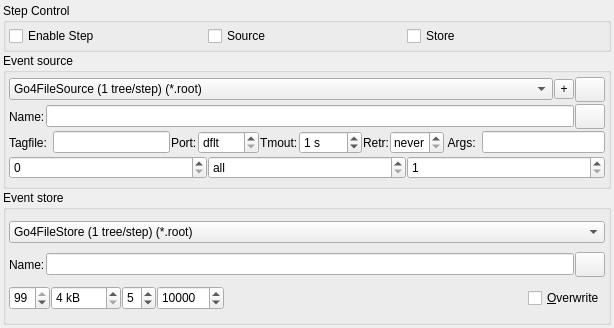
<?xml version="1.0" encoding="UTF-8"?>
<ui version="4.0">
 <author>Mohammad Al-Turany/Sergey Linev</author>
 <class>TGo4ConfigStep</class>
 <widget class="QWidget" name="TGo4ConfigStep">
  <property name="geometry">
   <rect>
    <x>0</x>
    <y>0</y>
    <width>614</width>
    <height>328</height>
   </rect>
  </property>
  <property name="sizePolicy">
   <sizepolicy hsizetype="MinimumExpanding" vsizetype="MinimumExpanding">
    <horstretch>0</horstretch>
    <verstretch>0</verstretch>
   </sizepolicy>
  </property>
  <property name="windowTitle">
   <string>Configuration </string>
  </property>
  <layout class="QGridLayout" name="gridLayout_3">
   <item row="0" column="0">
    <widget class="QGroupBox" name="ControlGroup_2">
     <property name="sizePolicy">
      <sizepolicy hsizetype="MinimumExpanding" vsizetype="Fixed">
       <horstretch>0</horstretch>
       <verstretch>0</verstretch>
      </sizepolicy>
     </property>
     <property name="title">
      <string>Step Control</string>
     </property>
     <layout class="QGridLayout" name="gridLayout_2">
      <item row="0" column="0">
       <widget class="QCheckBox" name="EnableStepBox">
        <property name="toolTip">
         <string>Enable processing of this step.</string>
        </property>
        <property name="text">
         <string>Enable Step</string>
        </property>
       </widget>
      </item>
      <item row="0" column="1">
       <widget class="QCheckBox" name="EnableSourceBox">
        <property name="toolTip">
         <string>Enable event source. If disabled, step will then process output events of previous steps.</string>
        </property>
        <property name="text">
         <string>Source</string>
        </property>
       </widget>
      </item>
      <item row="0" column="2">
       <widget class="QCheckBox" name="EnableStoreBox">
        <property name="toolTip">
         <string>Enable storing output events of this step.</string>
        </property>
        <property name="text">
         <string>Store</string>
        </property>
       </widget>
      </item>
     </layout>
    </widget>
   </item>
   <item row="1" column="0">
    <widget class="QGroupBox" name="SourceBox">
     <property name="sizePolicy">
      <sizepolicy hsizetype="MinimumExpanding" vsizetype="Preferred">
       <horstretch>0</horstretch>
       <verstretch>0</verstretch>
      </sizepolicy>
     </property>
     <property name="font">
      <font/>
     </property>
     <property name="title">
      <string>Event source</string>
     </property>
     <layout class="QVBoxLayout" name="verticalLayout">
      <property name="spacing">
       <number>1</number>
      </property>
      <property name="margin">
       <number>3</number>
      </property>
      <item>
       <layout class="QHBoxLayout" name="horizontalLayout_3">
        <item>
         <widget class="QComboBox" name="EventSourceCombo">
          <property name="toolTip">
           <string>Type of event source.</string>
          </property>
          <item>
           <property name="text">
            <string>Go4FileSource (1 tree/step) (*.root)</string>
           </property>
          </item>
          <item>
           <property name="text">
            <string>MBS File (*.lmd *.LMD *.lml)</string>
           </property>
          </item>
          <item>
           <property name="text">
            <string>MBS Stream Server</string>
           </property>
          </item>
          <item>
           <property name="text">
            <string>MBS Transport Server</string>
           </property>
          </item>
          <item>
           <property name="text">
            <string>MBS Event Server</string>
           </property>
          </item>
          <item>
           <property name="text">
            <string>Remote Event Server</string>
           </property>
          </item>
          <item>
           <property name="text">
            <string>MBS Random</string>
           </property>
          </item>
          <item>
           <property name="text">
            <string>User Source</string>
           </property>
          </item>
          <item>
           <property name="text">
            <string>Go4HDF5 (*.h5)</string>
           </property>
          </item>
         </widget>
        </item>
        <item>
         <widget class="QToolButton" name="ExtraBtn">
          <property name="sizePolicy">
           <sizepolicy hsizetype="Fixed" vsizetype="Fixed">
            <horstretch>0</horstretch>
            <verstretch>0</verstretch>
           </sizepolicy>
          </property>
          <property name="minimumSize">
           <size>
            <width>20</width>
            <height>20</height>
           </size>
          </property>
          <property name="maximumSize">
           <size>
            <width>20</width>
            <height>20</height>
           </size>
          </property>
          <property name="toolTip">
           <string>Show/hide extra options for event source</string>
          </property>
          <property name="text">
           <string>+</string>
          </property>
         </widget>
        </item>
        <item>
         <widget class="QToolButton" name="MbsMonitorBtn">
          <property name="sizePolicy">
           <sizepolicy hsizetype="Fixed" vsizetype="Fixed">
            <horstretch>0</horstretch>
            <verstretch>0</verstretch>
           </sizepolicy>
          </property>
          <property name="minimumSize">
           <size>
            <width>30</width>
            <height>25</height>
           </size>
          </property>
          <property name="maximumSize">
           <size>
            <width>30</width>
            <height>25</height>
           </size>
          </property>
          <property name="toolTip">
           <string>Open MBS monitor.</string>
          </property>
          <property name="text">
           <string/>
          </property>
          <property name="icon">
           <iconset>
            <normaloff>:/icons/mbslogo.png</normaloff>:/icons/mbslogo.png</iconset>
          </property>
         </widget>
        </item>
       </layout>
      </item>
      <item>
       <layout class="QHBoxLayout">
        <item>
         <widget class="QLabel" name="InputSource_1_3">
          <property name="sizePolicy">
           <sizepolicy hsizetype="Minimum" vsizetype="Preferred">
            <horstretch>0</horstretch>
            <verstretch>0</verstretch>
           </sizepolicy>
          </property>
          <property name="text">
           <string>Name:</string>
          </property>
          <property name="wordWrap">
           <bool>false</bool>
          </property>
         </widget>
        </item>
        <item>
         <widget class="QLineEdit" name="SourceNameEdit">
          <property name="sizePolicy">
           <sizepolicy hsizetype="MinimumExpanding" vsizetype="Fixed">
            <horstretch>0</horstretch>
            <verstretch>0</verstretch>
           </sizepolicy>
          </property>
          <property name="toolTip">
           <string>File name or node name.</string>
          </property>
         </widget>
        </item>
        <item>
         <widget class="QToolButton" name="FileNameBtn">
          <property name="sizePolicy">
           <sizepolicy hsizetype="Fixed" vsizetype="Fixed">
            <horstretch>0</horstretch>
            <verstretch>0</verstretch>
           </sizepolicy>
          </property>
          <property name="minimumSize">
           <size>
            <width>30</width>
            <height>25</height>
           </size>
          </property>
          <property name="maximumSize">
           <size>
            <width>30</width>
            <height>25</height>
           </size>
          </property>
          <property name="toolTip">
           <string>Browse for input file.</string>
          </property>
          <property name="text">
           <string/>
          </property>
          <property name="icon">
           <iconset>
            <normaloff>:/icons/findfile.png</normaloff>:/icons/findfile.png</iconset>
          </property>
         </widget>
        </item>
       </layout>
      </item>
      <item>
       <layout class="QHBoxLayout" name="horizontalLayout_2">
        <item>
         <layout class="QHBoxLayout">
          <property name="spacing">
           <number>6</number>
          </property>
          <property name="margin">
           <number>0</number>
          </property>
          <item>
           <widget class="QLabel" name="TextLabelTagfile">
            <property name="sizePolicy">
             <sizepolicy hsizetype="Minimum" vsizetype="Preferred">
              <horstretch>0</horstretch>
              <verstretch>0</verstretch>
             </sizepolicy>
            </property>
            <property name="text">
             <string>Tagfile:</string>
            </property>
            <property name="wordWrap">
             <bool>false</bool>
            </property>
           </widget>
          </item>
          <item>
           <widget class="QLineEdit" name="LineEditTagfile">
            <property name="sizePolicy">
             <sizepolicy hsizetype="MinimumExpanding" vsizetype="Fixed">
              <horstretch>1</horstretch>
              <verstretch>0</verstretch>
             </sizepolicy>
            </property>
            <property name="toolTip">
             <string>Optional MBS tag file name.</string>
            </property>
           </widget>
          </item>
         </layout>
        </item>
        <item>
         <layout class="QHBoxLayout" name="horizontalLayout">
          <item>
           <widget class="QLabel" name="TextLabelPortNumber">
            <property name="sizePolicy">
             <sizepolicy hsizetype="Minimum" vsizetype="Preferred">
              <horstretch>0</horstretch>
              <verstretch>0</verstretch>
             </sizepolicy>
            </property>
            <property name="maximumSize">
             <size>
              <width>100</width>
              <height>16777215</height>
             </size>
            </property>
            <property name="text">
             <string>Port:</string>
            </property>
            <property name="wordWrap">
             <bool>false</bool>
            </property>
           </widget>
          </item>
          <item>
           <widget class="QSpinBox" name="SpinBoxPortNumber">
            <property name="sizePolicy">
             <sizepolicy hsizetype="Minimum" vsizetype="Fixed">
              <horstretch>1</horstretch>
              <verstretch>0</verstretch>
             </sizepolicy>
            </property>
            <property name="maximumSize">
             <size>
              <width>16777215</width>
              <height>16777215</height>
             </size>
            </property>
            <property name="toolTip">
             <string>Port number, 0 - default, actual default value depends from the source kind</string>
            </property>
            <property name="specialValueText">
             <string>dflt</string>
            </property>
            <property name="minimum">
             <number>0</number>
            </property>
            <property name="maximum">
             <number>99999</number>
            </property>
           </widget>
          </item>
         </layout>
        </item>
        <item>
         <layout class="QHBoxLayout" name="horizontalLayout317">
          <item>
           <widget class="QLabel" name="TextLabelTimeout">
            <property name="sizePolicy">
             <sizepolicy hsizetype="Minimum" vsizetype="Preferred">
              <horstretch>0</horstretch>
              <verstretch>0</verstretch>
             </sizepolicy>
            </property>
            <property name="maximumSize">
             <size>
              <width>100</width>
              <height>50</height>
             </size>
            </property>
            <property name="text">
             <string>Tmout:</string>
            </property>
            <property name="wordWrap">
             <bool>false</bool>
            </property>
           </widget>
          </item>
          <item>
           <widget class="QSpinBox" name="SpinBoxTimeout">
            <property name="sizePolicy">
             <sizepolicy hsizetype="Minimum" vsizetype="Fixed">
              <horstretch>1</horstretch>
              <verstretch>0</verstretch>
             </sizepolicy>
            </property>
            <property name="maximumSize">
             <size>
              <width>16777215</width>
              <height>16777215</height>
             </size>
            </property>
            <property name="toolTip">
             <string>Socket timeout for MBS sources.</string>
            </property>
            <property name="specialValueText">
             <string>none</string>
            </property>
            <property name="suffix">
             <string> s</string>
            </property>
            <property name="maximum">
             <number>9999</number>
            </property>
            <property name="value">
             <number>1</number>
            </property>
           </widget>
          </item>
         </layout>
        </item>
        <item>
         <layout class="QHBoxLayout" name="horizontalLayout17">
          <item>
           <widget class="QLabel" name="TextLabelRetryNumber">
            <property name="sizePolicy">
             <sizepolicy hsizetype="Minimum" vsizetype="Preferred">
              <horstretch>0</horstretch>
              <verstretch>0</verstretch>
             </sizepolicy>
            </property>
            <property name="maximumSize">
             <size>
              <width>100</width>
              <height>16777215</height>
             </size>
            </property>
            <property name="text">
             <string>Retr:</string>
            </property>
            <property name="wordWrap">
             <bool>false</bool>
            </property>
           </widget>
          </item>
          <item>
           <widget class="QSpinBox" name="SpinBoxRetryNumber">
            <property name="sizePolicy">
             <sizepolicy hsizetype="Minimum" vsizetype="Fixed">
              <horstretch>1</horstretch>
              <verstretch>0</verstretch>
             </sizepolicy>
            </property>
            <property name="maximumSize">
             <size>
              <width>16777215</width>
              <height>16777215</height>
             </size>
            </property>
            <property name="toolTip">
             <string>How many times source will rerty to connect with server, 0 - never</string>
            </property>
            <property name="specialValueText">
             <string>never</string>
            </property>
            <property name="minimum">
             <number>0</number>
            </property>
            <property name="maximum">
             <number>9999</number>
            </property>
           </widget>
          </item>
         </layout>
        </item>
        <item>
         <layout class="QHBoxLayout">
          <property name="spacing">
           <number>6</number>
          </property>
          <property name="margin">
           <number>0</number>
          </property>
          <item>
           <widget class="QLabel" name="TextLabelArgs">
            <property name="sizePolicy">
             <sizepolicy hsizetype="Minimum" vsizetype="Preferred">
              <horstretch>0</horstretch>
              <verstretch>0</verstretch>
             </sizepolicy>
            </property>
            <property name="text">
             <string> Args:</string>
            </property>
            <property name="wordWrap">
             <bool>false</bool>
            </property>
           </widget>
          </item>
          <item>
           <widget class="QLineEdit" name="LineEditArgs">
            <property name="sizePolicy">
             <sizepolicy hsizetype="MinimumExpanding" vsizetype="Fixed">
              <horstretch>1</horstretch>
              <verstretch>0</verstretch>
             </sizepolicy>
            </property>
            <property name="toolTip">
             <string>Optional user arguments.</string>
            </property>
           </widget>
          </item>
         </layout>
        </item>
       </layout>
      </item>
      <item>
       <layout class="QHBoxLayout">
        <item>
         <widget class="QSpinBox" name="SpinBoxStartEvent">
          <property name="toolTip">
           <string>Sequence number of first event for processing</string>
          </property>
          <property name="maximum">
           <number>2000000000</number>
          </property>
          <property name="singleStep">
           <number>1000</number>
          </property>
         </widget>
        </item>
        <item>
         <widget class="QSpinBox" name="SpinBoxStopEvent">
          <property name="toolTip">
           <string>Last event to process (default - all events are processed)</string>
          </property>
          <property name="specialValueText">
           <string>all</string>
          </property>
          <property name="maximum">
           <number>2000000000</number>
          </property>
          <property name="singleStep">
           <number>1000</number>
          </property>
         </widget>
        </item>
        <item>
         <widget class="QSpinBox" name="SpinBoxInterEvent">
          <property name="toolTip">
           <string>Skipping interval between two events to be processed (1 is every event analyzed)</string>
          </property>
          <property name="minimum">
           <number>1</number>
          </property>
          <property name="maximum">
           <number>999999999</number>
          </property>
          <property name="singleStep">
           <number>1</number>
          </property>
         </widget>
        </item>
       </layout>
      </item>
     </layout>
    </widget>
   </item>
   <item row="2" column="0">
    <widget class="QGroupBox" name="StoreBox">
     <property name="sizePolicy">
      <sizepolicy hsizetype="MinimumExpanding" vsizetype="Preferred">
       <horstretch>0</horstretch>
       <verstretch>0</verstretch>
      </sizepolicy>
     </property>
     <property name="title">
      <string>Event store</string>
     </property>
     <layout class="QGridLayout" name="gridLayout">
      <item row="0" column="0">
       <widget class="QComboBox" name="OutputCombo">
        <property name="sizePolicy">
         <sizepolicy hsizetype="Minimum" vsizetype="Fixed">
          <horstretch>0</horstretch>
          <verstretch>0</verstretch>
         </sizepolicy>
        </property>
        <property name="toolTip">
         <string>Type of event store.</string>
        </property>
        <property name="currentIndex">
         <number>0</number>
        </property>
        <item>
         <property name="text">
          <string>Go4FileStore (1 tree/step) (*.root)</string>
         </property>
        </item>
        <item>
         <property name="text">
          <string>Go4BackStore</string>
         </property>
        </item>
        <item>
         <property name="text">
          <string>Go4HDF5</string>
         </property>
        </item>
       </widget>
      </item>
      <item row="1" column="0">
       <layout class="QHBoxLayout">
        <item>
         <widget class="QLabel" name="InputSource_1_2_2">
          <property name="text">
           <string>Name:</string>
          </property>
          <property name="wordWrap">
           <bool>false</bool>
          </property>
         </widget>
        </item>
        <item>
         <widget class="QLineEdit" name="StoreNameEdit">
          <property name="sizePolicy">
           <sizepolicy hsizetype="MinimumExpanding" vsizetype="Fixed">
            <horstretch>0</horstretch>
            <verstretch>0</verstretch>
           </sizepolicy>
          </property>
          <property name="toolTip">
           <string>Event store name.</string>
          </property>
         </widget>
        </item>
        <item>
         <widget class="QToolButton" name="FileNameOutput">
          <property name="sizePolicy">
           <sizepolicy hsizetype="Fixed" vsizetype="Fixed">
            <horstretch>0</horstretch>
            <verstretch>0</verstretch>
           </sizepolicy>
          </property>
          <property name="minimumSize">
           <size>
            <width>30</width>
            <height>25</height>
           </size>
          </property>
          <property name="maximumSize">
           <size>
            <width>30</width>
            <height>25</height>
           </size>
          </property>
          <property name="toolTip">
           <string>Browse for output file.</string>
          </property>
          <property name="text">
           <string/>
          </property>
          <property name="icon">
           <iconset>
            <normaloff>:/icons/findfile.png</normaloff>:/icons/findfile.png</iconset>
          </property>
         </widget>
        </item>
       </layout>
      </item>
      <item row="2" column="0">
       <layout class="QHBoxLayout" name="horizontalLayout_4">
        <item>
         <widget class="QSpinBox" name="SplitLevel">
          <property name="sizePolicy">
           <sizepolicy hsizetype="Preferred" vsizetype="Fixed">
            <horstretch>0</horstretch>
            <verstretch>0</verstretch>
           </sizepolicy>
          </property>
          <property name="maximumSize">
           <size>
            <width>100</width>
            <height>32767</height>
           </size>
          </property>
          <property name="toolTip">
           <string>Root TTree split level.</string>
          </property>
          <property name="maximum">
           <number>99</number>
          </property>
          <property name="value">
           <number>99</number>
          </property>
         </widget>
        </item>
        <item>
         <widget class="QSpinBox" name="BufferSize">
          <property name="sizePolicy">
           <sizepolicy hsizetype="Preferred" vsizetype="Preferred">
            <horstretch>0</horstretch>
            <verstretch>0</verstretch>
           </sizepolicy>
          </property>
          <property name="minimumSize">
           <size>
            <width>70</width>
            <height>0</height>
           </size>
          </property>
          <property name="maximumSize">
           <size>
            <width>50</width>
            <height>32767</height>
           </size>
          </property>
          <property name="toolTip">
           <string>Root branch buffer size.</string>
          </property>
          <property name="suffix">
           <string> kB  </string>
          </property>
          <property name="minimum">
           <number>4</number>
          </property>
          <property name="maximum">
           <number>128</number>
          </property>
          <property name="value">
           <number>4</number>
          </property>
         </widget>
        </item>
        <item>
         <widget class="QSpinBox" name="CompLevel">
          <property name="sizePolicy">
           <sizepolicy hsizetype="Preferred" vsizetype="Preferred">
            <horstretch>0</horstretch>
            <verstretch>0</verstretch>
           </sizepolicy>
          </property>
          <property name="maximumSize">
           <size>
            <width>50</width>
            <height>32767</height>
           </size>
          </property>
          <property name="toolTip">
           <string>Root TFile compression level.</string>
          </property>
          <property name="maximum">
           <number>9</number>
          </property>
          <property name="value">
           <number>5</number>
          </property>
         </widget>
        </item>
        <item>
         <widget class="QSpinBox" name="TreeAutosave">
          <property name="sizePolicy">
           <sizepolicy hsizetype="Preferred" vsizetype="Preferred">
            <horstretch>0</horstretch>
            <verstretch>0</verstretch>
           </sizepolicy>
          </property>
          <property name="maximumSize">
           <size>
            <width>100</width>
            <height>32767</height>
           </size>
          </property>
          <property name="toolTip">
           <string>Root TTree autosave threshold. Tree is flushed to file when number of entries exceeds this period.</string>
          </property>
          <property name="maximum">
           <number>9999999</number>
          </property>
          <property name="singleStep">
           <number>100</number>
          </property>
          <property name="value">
           <number>10000</number>
          </property>
         </widget>
        </item>
        <item>
         <spacer name="spacer5">
          <property name="orientation">
           <enum>Qt::Horizontal</enum>
          </property>
          <property name="sizeType">
           <enum>QSizePolicy::Expanding</enum>
          </property>
          <property name="sizeHint" stdset="0">
           <size>
            <width>99</width>
            <height>20</height>
           </size>
          </property>
         </spacer>
        </item>
        <item>
         <widget class="QCheckBox" name="StoreOverwriteMode">
          <property name="maximumSize">
           <size>
            <width>32767</width>
            <height>24</height>
           </size>
          </property>
          <property name="toolTip">
           <string>Overwrite old file, or append.</string>
          </property>
          <property name="text">
           <string>&amp;Overwrite</string>
          </property>
          <property name="shortcut">
           <string>Alt+O</string>
          </property>
         </widget>
        </item>
       </layout>
      </item>
     </layout>
    </widget>
   </item>
  </layout>
 </widget>
 <layoutdefault spacing="1" margin="3"/>
 <resources/>
 <connections>
  <connection>
   <sender>EnableStepBox</sender>
   <signal>stateChanged(int)</signal>
   <receiver>TGo4ConfigStep</receiver>
   <slot>StepStateChanged(int)</slot>
   <hints>
    <hint type="sourcelabel">
     <x>40</x>
     <y>52</y>
    </hint>
    <hint type="destinationlabel">
     <x>20</x>
     <y>20</y>
    </hint>
   </hints>
  </connection>
  <connection>
   <sender>EnableSourceBox</sender>
   <signal>stateChanged(int)</signal>
   <receiver>TGo4ConfigStep</receiver>
   <slot>InputStateChanged(int)</slot>
   <hints>
    <hint type="sourcelabel">
     <x>234</x>
     <y>52</y>
    </hint>
    <hint type="destinationlabel">
     <x>20</x>
     <y>20</y>
    </hint>
   </hints>
  </connection>
  <connection>
   <sender>EnableStoreBox</sender>
   <signal>stateChanged(int)</signal>
   <receiver>TGo4ConfigStep</receiver>
   <slot>OutputStateChanged(int)</slot>
   <hints>
    <hint type="sourcelabel">
     <x>428</x>
     <y>52</y>
    </hint>
    <hint type="destinationlabel">
     <x>20</x>
     <y>20</y>
    </hint>
   </hints>
  </connection>
  <connection>
   <sender>SourceNameEdit</sender>
   <signal>textChanged(QString)</signal>
   <receiver>TGo4ConfigStep</receiver>
   <slot>InputSourceText(QString)</slot>
   <hints>
    <hint type="sourcelabel">
     <x>78</x>
     <y>139</y>
    </hint>
    <hint type="destinationlabel">
     <x>20</x>
     <y>20</y>
    </hint>
   </hints>
  </connection>
  <connection>
   <sender>EventSourceCombo</sender>
   <signal>currentIndexChanged(int)</signal>
   <receiver>TGo4ConfigStep</receiver>
   <slot>SourceComboHighlighted(int)</slot>
   <hints>
    <hint type="sourcelabel">
     <x>35</x>
     <y>111</y>
    </hint>
    <hint type="destinationlabel">
     <x>20</x>
     <y>20</y>
    </hint>
   </hints>
  </connection>
  <connection>
   <sender>OutputCombo</sender>
   <signal>activated(int)</signal>
   <receiver>TGo4ConfigStep</receiver>
   <slot>StoreComboHighlighted(int)</slot>
   <hints>
    <hint type="sourcelabel">
     <x>40</x>
     <y>246</y>
    </hint>
    <hint type="destinationlabel">
     <x>20</x>
     <y>20</y>
    </hint>
   </hints>
  </connection>
  <connection>
   <sender>StoreNameEdit</sender>
   <signal>textChanged(QString)</signal>
   <receiver>TGo4ConfigStep</receiver>
   <slot>OutputNameText(QString)</slot>
   <hints>
    <hint type="sourcelabel">
     <x>83</x>
     <y>275</y>
    </hint>
    <hint type="destinationlabel">
     <x>20</x>
     <y>20</y>
    </hint>
   </hints>
  </connection>
  <connection>
   <sender>FileNameOutput</sender>
   <signal>clicked()</signal>
   <receiver>TGo4ConfigStep</receiver>
   <slot>OutputFileDialog()</slot>
   <hints>
    <hint type="sourcelabel">
     <x>583</x>
     <y>274</y>
    </hint>
    <hint type="destinationlabel">
     <x>20</x>
     <y>20</y>
    </hint>
   </hints>
  </connection>
  <connection>
   <sender>CompLevel</sender>
   <signal>valueChanged(int)</signal>
   <receiver>TGo4ConfigStep</receiver>
   <slot>StoreCompLevel(int)</slot>
   <hints>
    <hint type="sourcelabel">
     <x>173</x>
     <y>306</y>
    </hint>
    <hint type="destinationlabel">
     <x>20</x>
     <y>20</y>
    </hint>
   </hints>
  </connection>
  <connection>
   <sender>BufferSize</sender>
   <signal>valueChanged(int)</signal>
   <receiver>TGo4ConfigStep</receiver>
   <slot>StoreBufferSize(int)</slot>
   <hints>
    <hint type="sourcelabel">
     <x>97</x>
     <y>306</y>
    </hint>
    <hint type="destinationlabel">
     <x>20</x>
     <y>20</y>
    </hint>
   </hints>
  </connection>
  <connection>
   <sender>SplitLevel</sender>
   <signal>valueChanged(int)</signal>
   <receiver>TGo4ConfigStep</receiver>
   <slot>StoreSplitLevel(int)</slot>
   <hints>
    <hint type="sourcelabel">
     <x>41</x>
     <y>306</y>
    </hint>
    <hint type="destinationlabel">
     <x>20</x>
     <y>20</y>
    </hint>
   </hints>
  </connection>
  <connection>
   <sender>StoreOverwriteMode</sender>
   <signal>toggled(bool)</signal>
   <receiver>TGo4ConfigStep</receiver>
   <slot>StoreOverWrite(bool)</slot>
   <hints>
    <hint type="sourcelabel">
     <x>538</x>
     <y>306</y>
    </hint>
    <hint type="destinationlabel">
     <x>20</x>
     <y>20</y>
    </hint>
   </hints>
  </connection>
  <connection>
   <sender>LineEditArgs</sender>
   <signal>textChanged(QString)</signal>
   <receiver>TGo4ConfigStep</receiver>
   <slot>InputArguments(QString)</slot>
   <hints>
    <hint type="sourcelabel">
     <x>525</x>
     <y>166</y>
    </hint>
    <hint type="destinationlabel">
     <x>20</x>
     <y>20</y>
    </hint>
   </hints>
  </connection>
  <connection>
   <sender>LineEditTagfile</sender>
   <signal>textChanged(QString)</signal>
   <receiver>TGo4ConfigStep</receiver>
   <slot>InputTagfile(QString)</slot>
   <hints>
    <hint type="sourcelabel">
     <x>81</x>
     <y>166</y>
    </hint>
    <hint type="destinationlabel">
     <x>20</x>
     <y>20</y>
    </hint>
   </hints>
  </connection>
  <connection>
   <sender>SpinBoxStartEvent</sender>
   <signal>valueChanged(int)</signal>
   <receiver>TGo4ConfigStep</receiver>
   <slot>ChangeStartEvent(int)</slot>
   <hints>
    <hint type="sourcelabel">
     <x>35</x>
     <y>189</y>
    </hint>
    <hint type="destinationlabel">
     <x>20</x>
     <y>20</y>
    </hint>
   </hints>
  </connection>
  <connection>
   <sender>SpinBoxStopEvent</sender>
   <signal>valueChanged(int)</signal>
   <receiver>TGo4ConfigStep</receiver>
   <slot>ChangeStopEvent(int)</slot>
   <hints>
    <hint type="sourcelabel">
     <x>232</x>
     <y>189</y>
    </hint>
    <hint type="destinationlabel">
     <x>20</x>
     <y>20</y>
    </hint>
   </hints>
  </connection>
  <connection>
   <sender>FileNameBtn</sender>
   <signal>clicked()</signal>
   <receiver>TGo4ConfigStep</receiver>
   <slot>InputFileDialog()</slot>
   <hints>
    <hint type="sourcelabel">
     <x>589</x>
     <y>138</y>
    </hint>
    <hint type="destinationlabel">
     <x>20</x>
     <y>20</y>
    </hint>
   </hints>
  </connection>
  <connection>
   <sender>SpinBoxInterEvent</sender>
   <signal>valueChanged(int)</signal>
   <receiver>TGo4ConfigStep</receiver>
   <slot>ChangeEventInterval(int)</slot>
   <hints>
    <hint type="sourcelabel">
     <x>429</x>
     <y>189</y>
    </hint>
    <hint type="destinationlabel">
     <x>20</x>
     <y>20</y>
    </hint>
   </hints>
  </connection>
  <connection>
   <sender>SpinBoxTimeout</sender>
   <signal>valueChanged(int)</signal>
   <receiver>TGo4ConfigStep</receiver>
   <slot>ChangeSourceTimeout(int)</slot>
   <hints>
    <hint type="sourcelabel">
     <x>325</x>
     <y>165</y>
    </hint>
    <hint type="destinationlabel">
     <x>20</x>
     <y>20</y>
    </hint>
   </hints>
  </connection>
  <connection>
   <sender>ExtraBtn</sender>
   <signal>clicked()</signal>
   <receiver>TGo4ConfigStep</receiver>
   <slot>ExtraBtn_clicked()</slot>
   <hints>
    <hint type="sourcelabel">
     <x>562</x>
     <y>111</y>
    </hint>
    <hint type="destinationlabel">
     <x>20</x>
     <y>20</y>
    </hint>
   </hints>
  </connection>
  <connection>
   <sender>MbsMonitorBtn</sender>
   <signal>clicked()</signal>
   <receiver>TGo4ConfigStep</receiver>
   <slot>MbsMonitorBtn_clicked()</slot>
   <hints>
    <hint type="sourcelabel">
     <x>589</x>
     <y>110</y>
    </hint>
    <hint type="destinationlabel">
     <x>20</x>
     <y>20</y>
    </hint>
   </hints>
  </connection>
  <connection>
   <sender>SpinBoxPortNumber</sender>
   <signal>valueChanged(int)</signal>
   <receiver>TGo4ConfigStep</receiver>
   <slot>InputPortChanged(int)</slot>
   <hints>
    <hint type="sourcelabel">
     <x>213</x>
     <y>165</y>
    </hint>
    <hint type="destinationlabel">
     <x>20</x>
     <y>20</y>
    </hint>
   </hints>
  </connection>
  <connection>
   <sender>SpinBoxRetryNumber</sender>
   <signal>valueChanged(int)</signal>
   <receiver>TGo4ConfigStep</receiver>
   <slot>RetryCntChanged(int)</slot>
   <hints>
    <hint type="sourcelabel">
     <x>428</x>
     <y>165</y>
    </hint>
    <hint type="destinationlabel">
     <x>20</x>
     <y>20</y>
    </hint>
   </hints>
  </connection>
  <connection>
   <sender>TreeAutosave</sender>
   <signal>valueChanged(int)</signal>
   <receiver>TGo4ConfigStep</receiver>
   <slot>StoreTreeAutoSave(int)</slot>
   <hints>
    <hint type="sourcelabel">
     <x>249</x>
     <y>298</y>
    </hint>
    <hint type="destinationlabel">
     <x>531</x>
     <y>293</y>
    </hint>
   </hints>
  </connection>
 </connections>
</ui>
